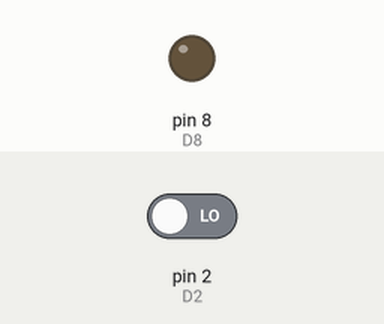
A sketch run on a simulated Arduino Uno, built with avr-gcc and run on an emulated ATmega328P. Parts: output pins drawn as LEDs (lit = HIGH). Dashed ring = blinking. Inputs (shaded band) come from the test bench; at power-on: pin 2 (D2) LOW.

Above: at 1.2 s.
1.3 s: pin 2 (D2) driven HIGH
At 1.55 s:
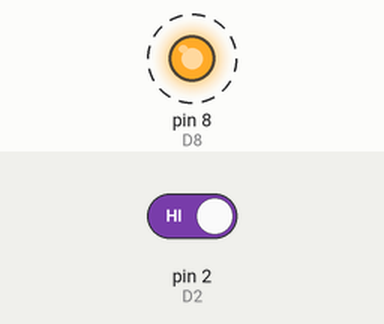
4.3 s: pin 2 (D2) driven LOW
At 4.3 s:
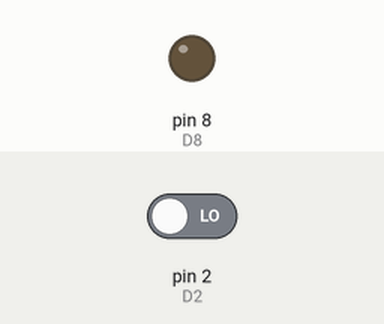
Timing chart, 0 to 7.3 s (numbered marks = the images above; inputs shaded):
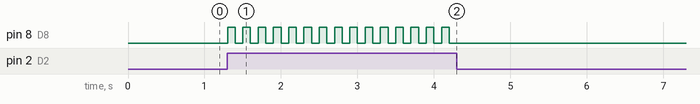

The sketch:

Ornek2_YardimDugmesi.ino
```cpp
/*
  ROBOTİK KODLAMA 10 - 3. HAFTA - ÖRNEK 2 (UYGULAMA): YARDIM İSTE DÜĞMESİ  (1 LED + 1 düğme)
  ----------------------------------------------------------------------
  Senaryo : Bir servis robotunda "yardım iste" düğmesi vardır. Basılı tutulunca sarı LED saniyede 5 kez çakar,
            bırakılınca söner. Tur 200 ms.
  Kazanım : if içinde delay kullanmak; delay sırasında düğmenin okunmadığını görmek.

  MALZEME LİSTESİ
    Bileşen              Adet   Bağlandığı yer
    Arduino Uno           1     -
    Breadboard            1     -
    LED (sarı)            1     Uzun bacak dirençten gelir, kısa bacak GND hattında
    Direnç 220 ohm        1     D8 ile LED anodu arasında
    Direnç 10 kilo-ohm    1     Düğmenin D2 tarafı ile GND arasında (pull-down)
    Düğme (4 bacaklı)     1     Bir taraf 5V, karşı taraf D2
    Jumper kablo          4     D8 -> direnç, D2 -> düğme, 5V -> düğme, GND -> mavi (-) hat

  DEVRE (düğme): Düğmenin bir bacağı 5V'a, karşı bacağı hem D2'ye hem 10 kilo-ohm dirence bağlanır;
  direncin diğer ucu GND'dedir (pull-down direnç). Düğme bırakılınca D2 direnç üzerinden 0 V'a çekilir (LOW),
  basılınca 5 V gelir (HIGH). Direnci unutma: D2 havada kalırsa okuma rastgele olur.
  TINKERCAD: Arduino Uno + Breadboard Small + LED (sarı) + Pushbutton + iki Resistor. Code > Text > kodu yapıştır > Start Simulation.
*/

void setup() {
  pinMode(2, INPUT);       // D2: yardım düğmesi girişi
  pinMode(8, OUTPUT);      // D8: uyarı LED'i çıkışı
}

void loop() {
  if (digitalRead(2) == HIGH) {   // düğmeye basılı mı?
    digitalWrite(8, HIGH);        // evet: LED yanar
    delay(100);                   // 100 ms yanık
    digitalWrite(8, LOW);         // LED söner
    delay(100);                   // 100 ms sönük: tur 200 ms
  } else {                        // düğme bırakıldı
    digitalWrite(8, LOW);         // LED sönük kalsın
    delay(10);                    // kısa bekle
  }
}

/*
  DEĞİŞTİR VE GÖZLE
  1) İki delay(100) değerini 50 yap. LED saniyede kaç kez çakar?
  2) İki delay(100) değerini 1000 yap. Düğmeye basıp hemen bırak: LED hemen söner mi?
*/
```

Measured:
- after the input at 1.3 s, pin 8 (D8): alternates HIGH for 0.10 s and LOW for 0.10 s, starting at once
- after the input at 4.3 s, pin 8 (D8): stops changing and stays LOW
